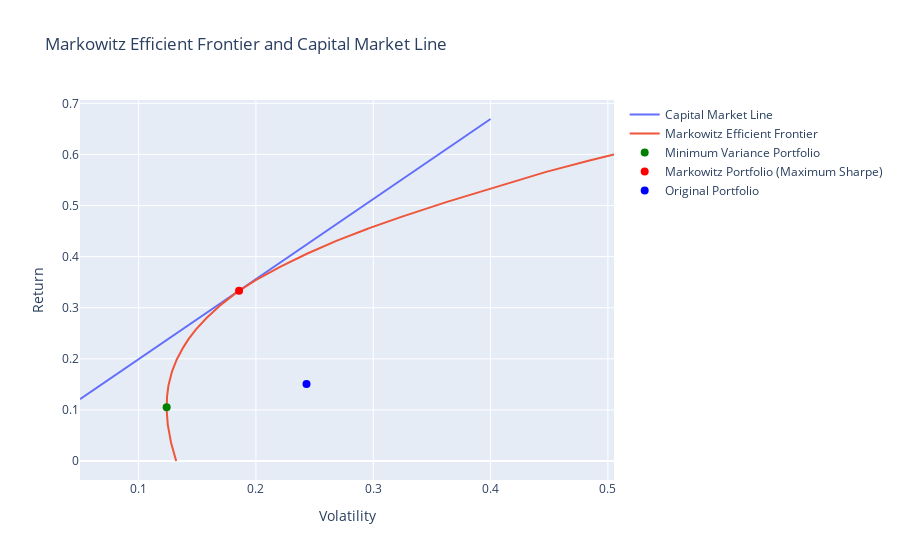

The code cell stored with this chart in its notebook:
### Code cell
#Plotting the Efficient frontier, CML, Minimum variance portfolio, Markowitz portfolio and original portfolio
fig = go.Figure()

fig.add_trace(go.Scatter(x=cml_x, y=cml_y, mode='lines', name='Capital Market Line', line=dict(width=2)))
fig.add_trace(go.Scatter(x=ef_vol, y=ef_ret, mode='lines', name='Markowitz Efficient Frontier', line=dict(width=2)))
fig.add_trace(go.Scatter(x=[mv_vol], y=[mv_ret], mode='markers', marker=dict(size=8, color='green'), name='Minimum Variance Portfolio'))
fig.add_trace(go.Scatter(x=[ms_vol], y=[ms_ret], mode='markers', marker=dict(size=8, color='red'), name='Markowitz Portfolio (Maximum Sharpe)'))
fig.add_trace(go.Scatter(x=[ori_volatility], y=[ori_return], mode='markers', marker=dict(size=8, color='blue'), name='Original Portfolio'))

fig.update_layout(title='Markowitz Efficient Frontier and Capital Market Line', xaxis_title='Volatility', yaxis_title='Return')
fig.show()

### Figure 1 — Plotly figure (JSON) as saved in the notebook; plotly's stock layout.template omitted (floating-point values rounded to 4 significant figures; data arrays with more than 128 entries replaced by an {"elided": "..."} marker saying what was removed)
{"data": [{"line": {"width": 2}, "mode": "lines", "name": "Capital Market Line", "type": "scatter", "x": {"elided": "1000 float values"}, "y": {"elided": "1000 float values"}}, {"line": {"width": 2}, "mode": "lines", "name": "Markowitz Efficient Frontier", "type": "scatter", "x": {"elided": "1000 float values"}, "y": {"elided": "1000 float values"}}, {"marker": {"color": "green", "size": 8}, "mode": "markers", "name": "Minimum Variance Portfolio", "type": "scatter", "x": [0.1239], "y": [0.1053]}, {"marker": {"color": "red", "size": 8}, "mode": "markers", "name": "Markowitz Portfolio (Maximum Sharpe)", "type": "scatter", "x": [0.1856], "y": [0.3334]}, {"marker": {"color": "blue", "size": 8}, "mode": "markers", "name": "Original Portfolio", "type": "scatter", "x": [0.2431], "y": [0.1508]}], "layout": {"title": {"text": "Markowitz Efficient Frontier and Capital Market Line"}, "xaxis": {"title": {"text": "Volatility"}}, "yaxis": {"title": {"text": "Return"}}}}
